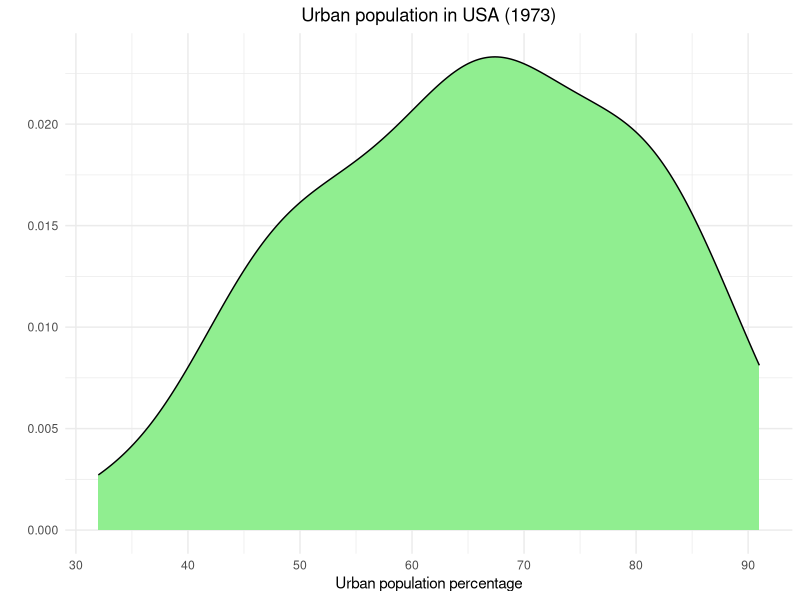

The R script that drew this image:
## ---- chunk 1
library(tidyverse)
library(e1071)
library(datasets)
data(USArrests)
USArrests %>%
  ggplot(aes(UrbanPop)) +
  geom_density(fill="lightgreen") +
  theme_minimal() +
  theme(plot.title = element_text(hjust = .5)) +
  ggtitle("Urban population in USA (1973)") +
  xlab("Urban population percentage") +
  ylab("")
